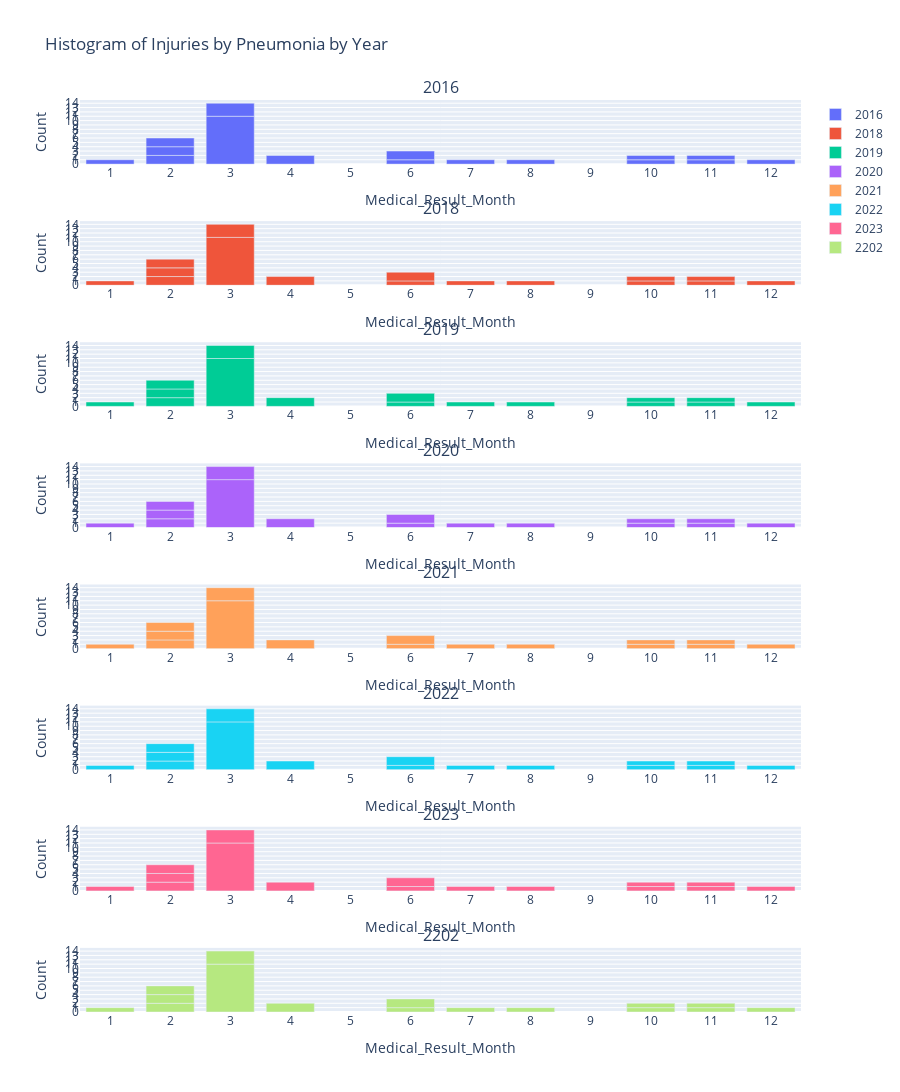

Source (notebook cell):
### Code cell
# List unique years in year_month
years = year_month.index.get_level_values('Medical_Result_Year').unique().tolist()
# make subplots figure
fig = make_subplots(rows=len(years), cols=1, subplot_titles=years)

for i, year in enumerate(years):
    data = year_month.loc[year].reset_index()
    fig.add_trace(go.Bar(x=year_month['Medical_Result_Month'], y=year_month['Count'], name=str(year)), row=i+1, col=1)
    #
    fig.update_xaxes(title_text='Medical_Result_Month', row=i+1, col=1, tickmode='linear', dtick=1)
    # 
    fig.update_yaxes(title_text='Count', row=i+1, col=1, tickmode='linear', dtick= 1)
'''
    fig.update_xaxes(title_text='Medical_Result_Month', row= i+1, col=1, tickmode='linear', dtick=1)
    fig.update_yaxes(title_text='Count', row=i+1, col=1, tickmode='linear', dtick=1)'''

fig.update_layout(title='Histogram of Injuries by Pneumonia by Year', height=500*len(years))
fig.show()

### Figure 1 — Plotly figure (JSON) as saved in the notebook; plotly's stock layout.template omitted (floating-point values rounded to 4 significant figures)
{"data": [{"name": "2016", "type": "bar", "x": [7, 12, 8, 11, 6, 10, 11, 3, 2, 1, 10, 2, 4, 6, 3, 2], "xaxis": "x", "y": [1, 1, 1, 1, 1, 1, 1, 11, 2, 1, 1, 2, 2, 2, 3, 2], "yaxis": "y"}, {"name": "2018", "type": "bar", "x": [7, 12, 8, 11, 6, 10, 11, 3, 2, 1, 10, 2, 4, 6, 3, 2], "xaxis": "x2", "y": [1, 1, 1, 1, 1, 1, 1, 11, 2, 1, 1, 2, 2, 2, 3, 2], "yaxis": "y2"}, {"name": "2019", "type": "bar", "x": [7, 12, 8, 11, 6, 10, 11, 3, 2, 1, 10, 2, 4, 6, 3, 2], "xaxis": "x3", "y": [1, 1, 1, 1, 1, 1, 1, 11, 2, 1, 1, 2, 2, 2, 3, 2], "yaxis": "y3"}, {"name": "2020", "type": "bar", "x": [7, 12, 8, 11, 6, 10, 11, 3, 2, 1, 10, 2, 4, 6, 3, 2], "xaxis": "x4", "y": [1, 1, 1, 1, 1, 1, 1, 11, 2, 1, 1, 2, 2, 2, 3, 2], "yaxis": "y4"}, {"name": "2021", "type": "bar", "x": [7, 12, 8, 11, 6, 10, 11, 3, 2, 1, 10, 2, 4, 6, 3, 2], "xaxis": "x5", "y": [1, 1, 1, 1, 1, 1, 1, 11, 2, 1, 1, 2, 2, 2, 3, 2], "yaxis": "y5"}, {"name": "2022", "type": "bar", "x": [7, 12, 8, 11, 6, 10, 11, 3, 2, 1, 10, 2, 4, 6, 3, 2], "xaxis": "x6", "y": [1, 1, 1, 1, 1, 1, 1, 11, 2, 1, 1, 2, 2, 2, 3, 2], "yaxis": "y6"}, {"name": "2023", "type": "bar", "x": [7, 12, 8, 11, 6, 10, 11, 3, 2, 1, 10, 2, 4, 6, 3, 2], "xaxis": "x7", "y": [1, 1, 1, 1, 1, 1, 1, 11, 2, 1, 1, 2, 2, 2, 3, 2], "yaxis": "y7"}, {"name": "2202", "type": "bar", "x": [7, 12, 8, 11, 6, 10, 11, 3, 2, 1, 10, 2, 4, 6, 3, 2], "xaxis": "x8", "y": [1, 1, 1, 1, 1, 1, 1, 11, 2, 1, 1, 2, 2, 2, 3, 2], "yaxis": "y8"}], "layout": {"annotations": [{"font": {"size": 16}, "showarrow": false, "text": "2016", "x": 0.5, "xanchor": "center", "xref": "paper", "y": 1, "yanchor": "bottom", "yref": "paper"}, {"font": {"size": 16}, "showarrow": false, "text": "2018", "x": 0.5, "xanchor": "center", "xref": "paper", "y": 0.8672, "yanchor": "bottom", "yref": "paper"}, {"font": {"size": 16}, "showarrow": false, "text": "2019", "x": 0.5, "xanchor": "center", "xref": "paper", "y": 0.7344, "yanchor": "bottom", "yref": "paper"}, {"font": {"size": 16}, "showarrow": false, "text": "2020", "x": 0.5, "xanchor": "center", "xref": "paper", "y": 0.6016, "yanchor": "bottom", "yref": "paper"}, {"font": {"size": 16}, "showarrow": false, "text": "2021", "x": 0.5, "xanchor": "center", "xref": "paper", "y": 0.4688, "yanchor": "bottom", "yref": "paper"}, {"font": {"size": 16}, "showarrow": false, "text": "2022", "x": 0.5, "xanchor": "center", "xref": "paper", "y": 0.3359, "yanchor": "bottom", "yref": "paper"}, {"font": {"size": 16}, "showarrow": false, "text": "2023", "x": 0.5, "xanchor": "center", "xref": "paper", "y": 0.2031, "yanchor": "bottom", "yref": "paper"}, {"font": {"size": 16}, "showarrow": false, "text": "2202", "x": 0.5, "xanchor": "center", "xref": "paper", "y": 0.07031, "yanchor": "bottom", "yref": "paper"}], "height": 4000, "title": {"text": "Histogram of Injuries by Pneumonia by Year"}, "xaxis": {"anchor": "y", "domain": [0, 1], "dtick": 1, "tickmode": "linear", "title": {"text": "Medical_Result_Month"}}, "xaxis2": {"anchor": "y2", "domain": [0, 1], "dtick": 1, "tickmode": "linear", "title": {"text": "Medical_Result_Month"}}, "xaxis3": {"anchor": "y3", "domain": [0, 1], "dtick": 1, "tickmode": "linear", "title": {"text": "Medical_Result_Month"}}, "xaxis4": {"anchor": "y4", "domain": [0, 1], "dtick": 1, "tickmode": "linear", "title": {"text": "Medical_Result_Month"}}, "xaxis5": {"anchor": "y5", "domain": [0, 1], "dtick": 1, "tickmode": "linear", "title": {"text": "Medical_Result_Month"}}, "xaxis6": {"anchor": "y6", "domain": [0, 1], "dtick": 1, "tickmode": "linear", "title": {"text": "Medical_Result_Month"}}, "xaxis7": {"anchor": "y7", "domain": [0, 1], "dtick": 1, "tickmode": "linear", "title": {"text": "Medical_Result_Month"}}, "xaxis8": {"anchor": "y8", "domain": [0, 1], "dtick": 1, "tickmode": "linear", "title": {"text": "Medical_Result_Month"}}, "yaxis": {"anchor": "x", "domain": [0.9297, 1], "dtick": 1, "tickmode": "linear", "title": {"text": "Count"}}, "yaxis2": {"anchor": "x2", "domain": [0.7969, 0.8672], "dtick": 1, "tickmode": "linear", "title": {"text": "Count"}}, "yaxis3": {"anchor": "x3", "domain": [0.6641, 0.7344], "dtick": 1, "tickmode": "linear", "title": {"text": "Count"}}, "yaxis4": {"anchor": "x4", "domain": [0.5312, 0.6016], "dtick": 1, "tickmode": "linear", "title": {"text": "Count"}}, "yaxis5": {"anchor": "x5", "domain": [0.3984, 0.4688], "dtick": 1, "tickmode": "linear", "title": {"text": "Count"}}, "yaxis6": {"anchor": "x6", "domain": [0.2656, 0.3359], "dtick": 1, "tickmode": "linear", "title": {"text": "Count"}}, "yaxis7": {"anchor": "x7", "domain": [0.1328, 0.2031], "dtick": 1, "tickmode": "linear", "title": {"text": "Count"}}, "yaxis8": {"anchor": "x8", "domain": [0, 0.07031], "dtick": 1, "tickmode": "linear", "title": {"text": "Count"}}}}
